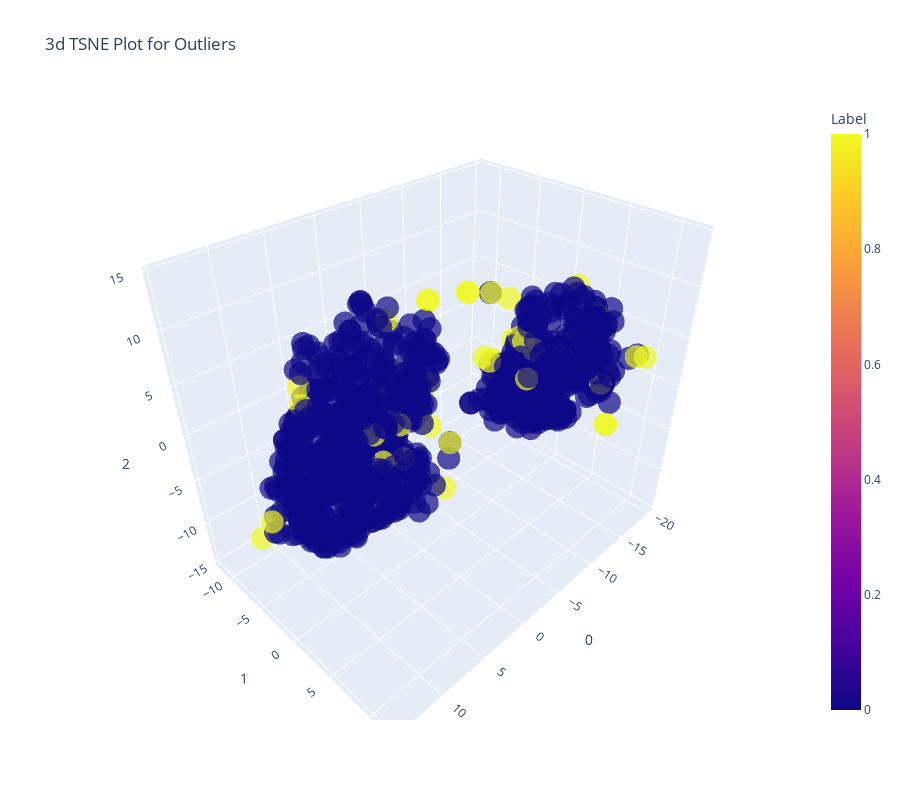

This figure's notebook cell:
### Code cell
## creating a model
iforest=create_model('iforest')
## plotting a model
plot_model(iforest)

### Figure 1 — Plotly figure (JSON) as saved in the notebook; plotly's stock layout.template omitted (floating-point values rounded to 4 significant figures; data arrays with more than 128 entries replaced by an {"elided": "..."} marker saying what was removed)
{"data": [{"customdata": {"elided": "1000x1 float values"}, "hoverlabel": {"namelength": 0}, "hovertemplate": "0=%{x}<br>1=%{y}<br>2=%{z}<br>Feature=%{customdata[0]}<br>Label=%{marker.color}", "legendgroup": "", "marker": {"color": {"elided": "1000 int values"}, "coloraxis": "coloraxis", "opacity": 0.7, "symbol": "circle"}, "mode": "markers", "name": "", "scene": "scene", "showlegend": false, "type": "scatter3d", "x": {"elided": "1000 float values"}, "y": {"elided": "1000 float values"}, "z": {"elided": "1000 float values"}}], "layout": {"coloraxis": {"colorbar": {"title": {"text": "Label"}}, "colorscale": [[0, "#0d0887"], [0.1111, "#46039f"], [0.2222, "#7201a8"], [0.3333, "#9c179e"], [0.4444, "#bd3786"], [0.5556, "#d8576b"], [0.6667, "#ed7953"], [0.7778, "#fb9f3a"], [0.8889, "#fdca26"], [1, "#f0f921"]]}, "height": 800, "legend": {"tracegroupgap": 0}, "scene": {"domain": {"x": [0, 1], "y": [0, 1]}, "xaxis": {"title": {"text": "0"}, "type": "linear"}, "yaxis": {"title": {"text": "1"}, "type": "linear"}, "zaxis": {"title": {"text": "2"}, "type": "linear"}, "aspectratio": {"x": 1.189, "y": 0.8324, "z": 1.01}, "aspectmode": "auto"}, "title": {"text": "3d TSNE Plot for Outliers"}, "width": 900}}
